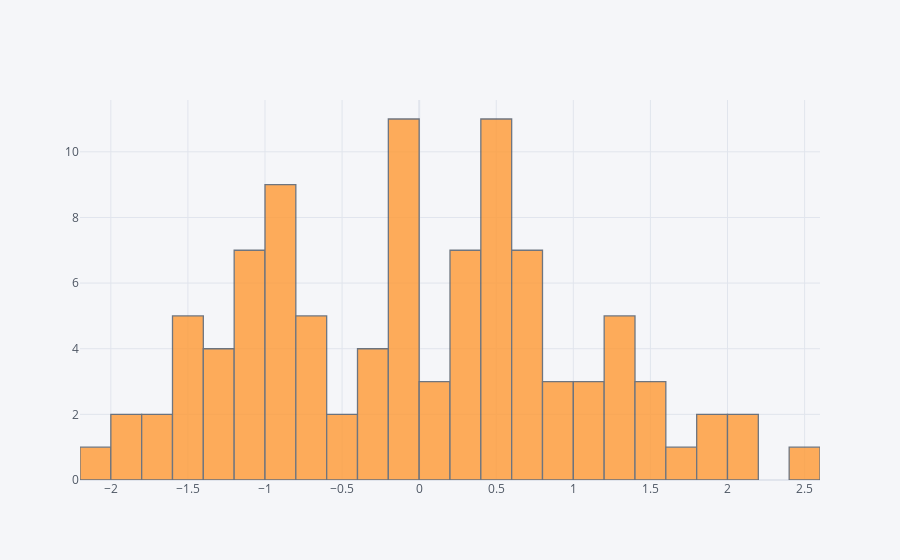

The code cell stored with this chart in its notebook:
### Code cell
df['A'].iplot(kind = 'hist', bins = 25)

### Figure 1 — Plotly figure (JSON) as saved in the notebook; plotly's stock layout.template omitted (floating-point values rounded to 4 significant figures)
{"data": [{"histfunc": "count", "histnorm": "", "marker": {"color": "rgba(255, 153, 51, 1.0)", "line": {"color": "#4D5663", "width": 1.3}}, "name": "A", "nbinsx": 25, "opacity": 0.8, "orientation": "v", "type": "histogram", "x": [-0.0547, 0.2979, 1.419, 0.3878, 0.2542, -0.9442, 1.137, 0.5417, -1.675, -0.1026, -0.8912, -0.8385, -0.9368, -1.546, 0.6685, -0.9942, 0.9635, -1.927, -1.409, -0.3566, 2.196, -1.421, 0.7658, 1.45, 0.4837, 1.598, -1.37, 0.553, -0.6327, -1.113, 1.809, -0.2257, -2.154, -0.04486, 0.4505, 0.4571, -1.079, -0.1918, 0.5731, 0.6198, 0.6715, -0.5143, 0.6625, -1.113, 1.835, -1.146, -0.1359, -0.06579, 0.908, -0.3047, -0.1238, 0.4022, 1.051, -0.05184, 1.335, -0.7027, 0.3995, -1.15, 2.164, -0.2351, 0.772, 1.201, 2.443, -1.748, -0.1439, -1.117, -0.1689, 1.307, -1.421, 0.113, 0.4674, -1.278, 1.267, -0.4157, -1.905, -0.7042, -0.881, 0.5018, -0.9682, -1.32, 1.193, 1.348, 0.1091, -0.7889, 0.2504, 0.607, 0.8014, 0.01134, 0.4857, -1.058, -0.7869, -0.05322, 0.4393, 1.617, -1.565, 0.2899, 0.3879, -0.8541, -1.39, -0.9498]}], "layout": {"barmode": "overlay", "legend": {"bgcolor": "#F5F6F9", "font": {"color": "#4D5663"}}, "paper_bgcolor": "#F5F6F9", "plot_bgcolor": "#F5F6F9", "title": {"font": {"color": "#4D5663"}}, "xaxis": {"gridcolor": "#E1E5ED", "showgrid": true, "tickfont": {"color": "#4D5663"}, "title": {"font": {"color": "#4D5663"}, "text": ""}, "zerolinecolor": "#E1E5ED"}, "yaxis": {"gridcolor": "#E1E5ED", "showgrid": true, "tickfont": {"color": "#4D5663"}, "title": {"font": {"color": "#4D5663"}, "text": ""}, "zerolinecolor": "#E1E5ED"}}}
